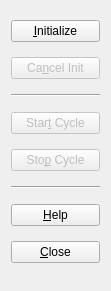
   <widget class="QWidget" name="gridLayoutWidget">
    <property name="geometry">
     <rect>
      <x>1060</x>
      <y>410</y>
      <width>111</width>
      <height>291</height>
     </rect>
    </property>
    <property name="font">
     <font>
      <family>Arial</family>
     </font>
    </property>
    <layout class="QGridLayout" name="gridLayout">
     <item row="0" column="0">
      <widget class="QPushButton" name="initializeButton">
       <property name="font">
        <font>
         <family>Arial</family>
        </font>
       </property>
       <property name="text">
        <string>&amp;Initialize</string>
       </property>
      </widget>
     </item>
     <item row="3" column="0">
      <widget class="QPushButton" name="startButton">
       <property name="enabled">
        <bool>false</bool>
       </property>
       <property name="font">
        <font>
         <family>Arial</family>
        </font>
       </property>
       <property name="text">
        <string>Star&amp;t Cycle</string>
       </property>
      </widget>
     </item>
     <item row="4" column="0">
      <widget class="QPushButton" name="stopButton">
       <property name="enabled">
        <bool>false</bool>
       </property>
       <property name="font">
        <font>
         <family>Arial</family>
        </font>
       </property>
       <property name="text">
        <string>Sto&amp;p Cycle</string>
       </property>
      </widget>
     </item>
     <item row="6" column="0">
      <widget class="QPushButton" name="helpButton">
       <property name="font">
        <font>
         <family>Arial</family>
        </font>
       </property>
       <property name="text">
        <string>&amp;Help</string>
       </property>
      </widget>
     </item>
     <item row="7" column="0">
      <widget class="QPushButton" name="closeButton">
       <property name="font">
        <font>
         <family>Arial</family>
        </font>
       </property>
       <property name="text">
        <string>&amp;Close</string>
       </property>
      </widget>
     </item>
     <item row="1" column="0">
      <widget class="QPushButton" name="cancelInitializationButton">
       <property name="enabled">
        <bool>false</bool>
       </property>
       <property name="text">
        <string>Ca&amp;ncel Init</string>
       </property>
      </widget>
     </item>
     <item row="2" column="0">
      <widget class="Line" name="line_3">
       <property name="orientation">
        <enum>Qt::Horizontal</enum>
       </property>
      </widget>
     </item>
     <item row="5" column="0">
      <widget class="Line" name="line_4">
       <property name="orientation">
        <enum>Qt::Horizontal</enum>
       </property>
      </widget>
     </item>
    </layout>
   </widget>
